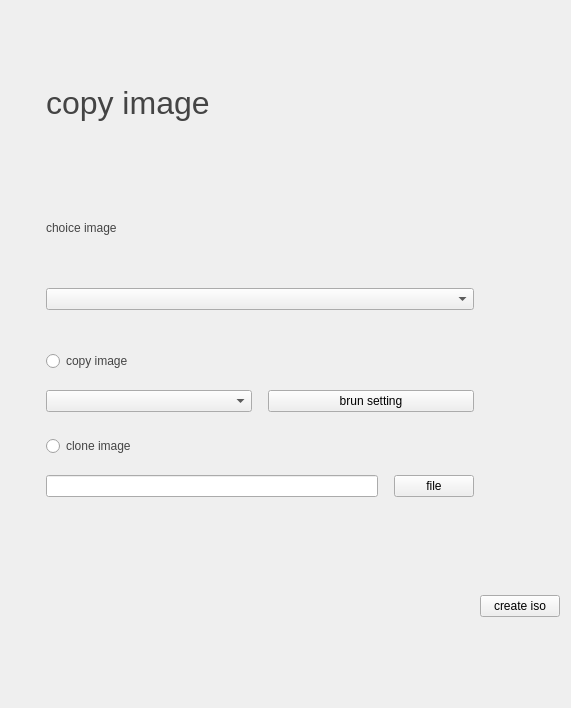
<?xml version="1.0" encoding="UTF-8"?>
<ui version="4.0">
 <class>p_copy</class>
 <widget class="QWidget" name="p_copy">
  <property name="geometry">
   <rect>
    <x>0</x>
    <y>0</y>
    <width>571</width>
    <height>708</height>
   </rect>
  </property>
  <property name="windowTitle">
   <string>Form</string>
  </property>
  <layout class="QHBoxLayout" name="horizontalLayout_3">
   <item>
    <spacer name="horizontalSpacer">
     <property name="orientation">
      <enum>Qt::Horizontal</enum>
     </property>
     <property name="sizeType">
      <enum>QSizePolicy::Fixed</enum>
     </property>
     <property name="sizeHint" stdset="0">
      <size>
       <width>35</width>
       <height>20</height>
      </size>
     </property>
    </spacer>
   </item>
   <item>
    <layout class="QVBoxLayout" name="verticalLayout">
     <item>
      <spacer name="verticalSpacer_4">
       <property name="orientation">
        <enum>Qt::Vertical</enum>
       </property>
       <property name="sizeType">
        <enum>QSizePolicy::Fixed</enum>
       </property>
       <property name="sizeHint" stdset="0">
        <size>
         <width>20</width>
         <height>50</height>
        </size>
       </property>
      </spacer>
     </item>
     <item>
      <widget class="QLabel" name="label">
       <property name="font">
        <font>
         <pointsize>24</pointsize>
        </font>
       </property>
       <property name="styleSheet">
        <string notr="true">color:rgb(68, 68, 68)</string>
       </property>
       <property name="text">
        <string>copy image</string>
       </property>
      </widget>
     </item>
     <item>
      <spacer name="verticalSpacer">
       <property name="orientation">
        <enum>Qt::Vertical</enum>
       </property>
       <property name="sizeType">
        <enum>QSizePolicy::Fixed</enum>
       </property>
       <property name="sizeHint" stdset="0">
        <size>
         <width>20</width>
         <height>35</height>
        </size>
       </property>
      </spacer>
     </item>
     <item>
      <widget class="QLabel" name="label_2">
       <property name="styleSheet">
        <string notr="true">font: 14pt &quot;Sans Serif&quot;;color:rgb(68, 68, 68)</string>
       </property>
       <property name="text">
        <string>choice image</string>
       </property>
      </widget>
     </item>
     <item>
      <spacer name="verticalSpacer_5">
       <property name="orientation">
        <enum>Qt::Vertical</enum>
       </property>
       <property name="sizeType">
        <enum>QSizePolicy::Fixed</enum>
       </property>
       <property name="sizeHint" stdset="0">
        <size>
         <width>20</width>
         <height>13</height>
        </size>
       </property>
      </spacer>
     </item>
     <item>
      <widget class="QComboBox" name="comboBox_2"/>
     </item>
     <item>
      <spacer name="verticalSpacer_2">
       <property name="orientation">
        <enum>Qt::Vertical</enum>
       </property>
       <property name="sizeType">
        <enum>QSizePolicy::Fixed</enum>
       </property>
       <property name="sizeHint" stdset="0">
        <size>
         <width>20</width>
         <height>35</height>
        </size>
       </property>
      </spacer>
     </item>
     <item>
      <widget class="QRadioButton" name="radioButton">
       <property name="styleSheet">
        <string notr="true">font: 14pt &quot;Sans Serif&quot;;color:rgb(68, 68, 68)</string>
       </property>
       <property name="text">
        <string>copy image</string>
       </property>
      </widget>
     </item>
     <item>
      <spacer name="verticalSpacer_8">
       <property name="orientation">
        <enum>Qt::Vertical</enum>
       </property>
       <property name="sizeType">
        <enum>QSizePolicy::Fixed</enum>
       </property>
       <property name="sizeHint" stdset="0">
        <size>
         <width>20</width>
         <height>13</height>
        </size>
       </property>
      </spacer>
     </item>
     <item>
      <layout class="QHBoxLayout" name="horizontalLayout_2">
       <item>
        <widget class="QComboBox" name="comboBox"/>
       </item>
       <item>
        <spacer name="horizontalSpacer_2">
         <property name="orientation">
          <enum>Qt::Horizontal</enum>
         </property>
         <property name="sizeType">
          <enum>QSizePolicy::Fixed</enum>
         </property>
         <property name="sizeHint" stdset="0">
          <size>
           <width>10</width>
           <height>20</height>
          </size>
         </property>
        </spacer>
       </item>
       <item>
        <widget class="QPushButton" name="burn_setting">
         <property name="text">
          <string>brun setting</string>
         </property>
        </widget>
       </item>
      </layout>
     </item>
     <item>
      <spacer name="verticalSpacer_10">
       <property name="orientation">
        <enum>Qt::Vertical</enum>
       </property>
       <property name="sizeType">
        <enum>QSizePolicy::Fixed</enum>
       </property>
       <property name="sizeHint" stdset="0">
        <size>
         <width>13</width>
         <height>18</height>
        </size>
       </property>
      </spacer>
     </item>
     <item>
      <widget class="QRadioButton" name="radioButton_2">
       <property name="styleSheet">
        <string notr="true">color:rgb(68, 68, 68);
font: 14pt &quot;Sans Serif&quot;;</string>
       </property>
       <property name="text">
        <string>clone image</string>
       </property>
      </widget>
     </item>
     <item>
      <spacer name="verticalSpacer_9">
       <property name="orientation">
        <enum>Qt::Vertical</enum>
       </property>
       <property name="sizeType">
        <enum>QSizePolicy::Fixed</enum>
       </property>
       <property name="sizeHint" stdset="0">
        <size>
         <width>20</width>
         <height>13</height>
        </size>
       </property>
      </spacer>
     </item>
     <item>
      <layout class="QHBoxLayout" name="horizontalLayout">
       <item>
        <widget class="QLineEdit" name="lineEdit_2"/>
       </item>
       <item>
        <spacer name="horizontalSpacer_3">
         <property name="orientation">
          <enum>Qt::Horizontal</enum>
         </property>
         <property name="sizeType">
          <enum>QSizePolicy::Fixed</enum>
         </property>
         <property name="sizeHint" stdset="0">
          <size>
           <width>10</width>
           <height>20</height>
          </size>
         </property>
        </spacer>
       </item>
       <item>
        <widget class="QPushButton" name="file">
         <property name="text">
          <string>file</string>
         </property>
        </widget>
       </item>
      </layout>
     </item>
     <item>
      <spacer name="verticalSpacer_3">
       <property name="orientation">
        <enum>Qt::Vertical</enum>
       </property>
       <property name="sizeType">
        <enum>QSizePolicy::Fixed</enum>
       </property>
       <property name="sizeHint" stdset="0">
        <size>
         <width>200</width>
         <height>200</height>
        </size>
       </property>
      </spacer>
     </item>
    </layout>
   </item>
   <item>
    <layout class="QVBoxLayout" name="verticalLayout_5">
     <item>
      <spacer name="verticalSpacer_6">
       <property name="orientation">
        <enum>Qt::Vertical</enum>
       </property>
       <property name="sizeType">
        <enum>QSizePolicy::Fixed</enum>
       </property>
       <property name="sizeHint" stdset="0">
        <size>
         <width>20</width>
         <height>530</height>
        </size>
       </property>
      </spacer>
     </item>
     <item>
      <widget class="QPushButton" name="create">
       <property name="text">
        <string>create iso</string>
       </property>
      </widget>
     </item>
     <item>
      <spacer name="verticalSpacer_7">
       <property name="orientation">
        <enum>Qt::Vertical</enum>
       </property>
       <property name="sizeType">
        <enum>QSizePolicy::Fixed</enum>
       </property>
       <property name="sizeHint" stdset="0">
        <size>
         <width>20</width>
         <height>25</height>
        </size>
       </property>
      </spacer>
     </item>
    </layout>
   </item>
  </layout>
 </widget>
 <resources/>
 <connections/>
</ui>
